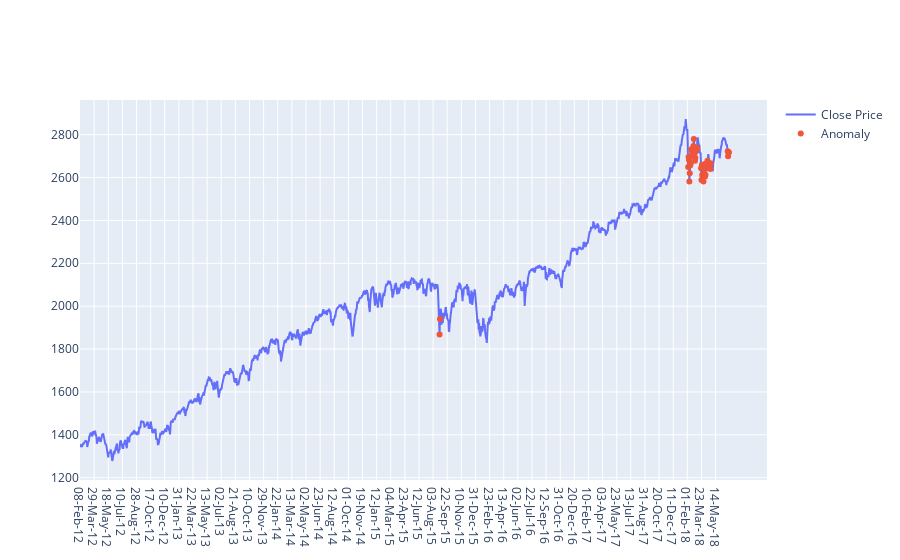

Notebook source saved alongside this figure:
### Code cell
fig =go.Figure()
fig.add_trace(go.Scatter(x=test[time_steps:].date, y=scaler.inverse_transform(test[time_steps:].close),
                         mode='lines', name='Close Price'))
fig.add_trace(go.Scatter(x=anomalies.date, y=scaler.inverse_transform(anomalies.close),
                         mode='markers', name='Anomaly'))
fig.update_layout(showlegend=True)
fig.show()

### Figure 1 — Plotly figure (JSON) as saved in the notebook; plotly's stock layout.template omitted (floating-point values rounded to 4 significant figures; data arrays with more than 128 entries replaced by an {"elided": "..."} marker saying what was removed)
{"data": [{"mode": "lines", "name": "Close Price", "type": "scatter", "x": {"elided": "1609 str values"}, "y": {"elided": "1609 float values"}}, {"mode": "markers", "name": "Anomaly", "type": "scatter", "x": ["25-Aug-15", "26-Aug-15", "05-Feb-18", "06-Feb-18", "07-Feb-18", "08-Feb-18", "09-Feb-18", "12-Feb-18", "13-Feb-18", "14-Feb-18", "15-Feb-18", "16-Feb-18", "20-Feb-18", "21-Feb-18", "22-Feb-18", "23-Feb-18", "26-Feb-18", "28-Feb-18", "01-Mar-18", "02-Mar-18", "05-Mar-18", "06-Mar-18", "07-Mar-18", "08-Mar-18", "22-Mar-18", "23-Mar-18", "26-Mar-18", "27-Mar-18", "28-Mar-18", "29-Mar-18", "02-Apr-18", "03-Apr-18", "04-Apr-18", "05-Apr-18", "06-Apr-18", "09-Apr-18", "10-Apr-18", "11-Apr-18", "12-Apr-18", "13-Apr-18", "16-Apr-18", "25-Apr-18", "26-Apr-18", "26-Jun-18", "27-Jun-18", "28-Jun-18", "29-Jun-18"], "y": [1868.0, 1941.0, 2649.0, 2695.0, 2682.0, 2581, 2620.0, 2656, 2663.0, 2699.0, 2731.0, 2732.0, 2716.0, 2701.0, 2704.0, 2747.0, 2780.0, 2714.0, 2678.0, 2691.0, 2721.0, 2728.0, 2727.0, 2739.0, 2644.0, 2588.0, 2659.0, 2613.0, 2605.0, 2641.0, 2582.0, 2614.0, 2645.0, 2663.0, 2604.0, 2613.0, 2657.0, 2642.0, 2664.0, 2656.0, 2678.0, 2639.0, 2667.0, 2723.0, 2700.0, 2716.0, 2718.0]}], "layout": {"showlegend": true}}
